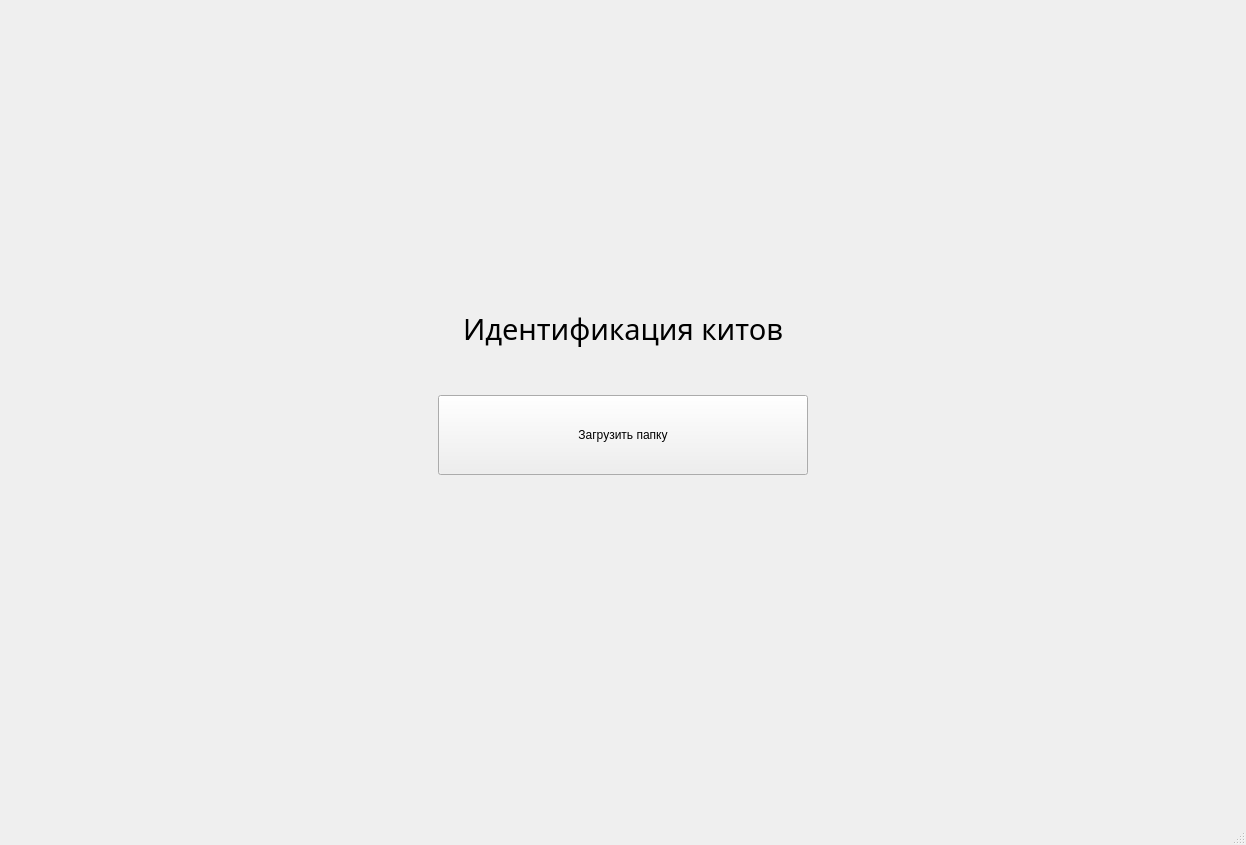
<?xml version="1.0" encoding="UTF-8"?>
<ui version="4.0">
 <class>MainWindow</class>
 <widget class="QMainWindow" name="MainWindow">
  <property name="geometry">
   <rect>
    <x>0</x>
    <y>0</y>
    <width>1246</width>
    <height>845</height>
   </rect>
  </property>
  <property name="windowTitle">
   <string>MainWindow</string>
  </property>
  <widget class="QWidget" name="centralwidget">
   <property name="layoutDirection">
    <enum>Qt::LeftToRight</enum>
   </property>
   <property name="autoFillBackground">
    <bool>false</bool>
   </property>
   <layout class="QVBoxLayout" name="verticalLayout" stretch="0,0,0,0,0,0,0">
    <property name="sizeConstraint">
     <enum>QLayout::SetDefaultConstraint</enum>
    </property>
    <item>
     <spacer name="verticalSpacer_4">
      <property name="orientation">
       <enum>Qt::Vertical</enum>
      </property>
      <property name="sizeHint" stdset="0">
       <size>
        <width>20</width>
        <height>40</height>
       </size>
      </property>
     </spacer>
    </item>
    <item>
     <widget class="QLabel" name="main_text">
      <property name="font">
       <font>
        <family>Dubai</family>
        <pointsize>22</pointsize>
       </font>
      </property>
      <property name="text">
       <string>Идентификация китов</string>
      </property>
      <property name="textFormat">
       <enum>Qt::RichText</enum>
      </property>
      <property name="alignment">
       <set>Qt::AlignCenter</set>
      </property>
      <property name="wordWrap">
       <bool>true</bool>
      </property>
     </widget>
    </item>
    <item>
     <spacer name="verticalSpacer_2">
      <property name="orientation">
       <enum>Qt::Vertical</enum>
      </property>
      <property name="sizeType">
       <enum>QSizePolicy::Fixed</enum>
      </property>
      <property name="sizeHint" stdset="0">
       <size>
        <width>20</width>
        <height>40</height>
       </size>
      </property>
     </spacer>
    </item>
    <item>
     <layout class="QHBoxLayout" name="horizontalLayout" stretch="0,0,0">
      <property name="spacing">
       <number>2</number>
      </property>
      <property name="sizeConstraint">
       <enum>QLayout::SetNoConstraint</enum>
      </property>
      <item>
       <spacer name="horizontalSpacer_3">
        <property name="orientation">
         <enum>Qt::Horizontal</enum>
        </property>
        <property name="sizeType">
         <enum>QSizePolicy::Preferred</enum>
        </property>
        <property name="sizeHint" stdset="0">
         <size>
          <width>40</width>
          <height>20</height>
         </size>
        </property>
       </spacer>
      </item>
      <item>
       <widget class="QPushButton" name="upload">
        <property name="enabled">
         <bool>true</bool>
        </property>
        <property name="sizePolicy">
         <sizepolicy hsizetype="Minimum" vsizetype="Minimum">
          <horstretch>143</horstretch>
          <verstretch>57</verstretch>
         </sizepolicy>
        </property>
        <property name="minimumSize">
         <size>
          <width>370</width>
          <height>80</height>
         </size>
        </property>
        <property name="maximumSize">
         <size>
          <width>370</width>
          <height>80</height>
         </size>
        </property>
        <property name="baseSize">
         <size>
          <width>410</width>
          <height>256</height>
         </size>
        </property>
        <property name="text">
         <string>Загрузить папку</string>
        </property>
       </widget>
      </item>
      <item>
       <spacer name="horizontalSpacer_4">
        <property name="orientation">
         <enum>Qt::Horizontal</enum>
        </property>
        <property name="sizeType">
         <enum>QSizePolicy::Preferred</enum>
        </property>
        <property name="sizeHint" stdset="0">
         <size>
          <width>40</width>
          <height>20</height>
         </size>
        </property>
       </spacer>
      </item>
     </layout>
    </item>
    <item>
     <spacer name="verticalSpacer_3">
      <property name="orientation">
       <enum>Qt::Vertical</enum>
      </property>
      <property name="sizeType">
       <enum>QSizePolicy::Fixed</enum>
      </property>
      <property name="sizeHint" stdset="0">
       <size>
        <width>20</width>
        <height>20</height>
       </size>
      </property>
     </spacer>
    </item>
    <item>
     <layout class="QHBoxLayout" name="horizontalLayout_2">
      <item>
       <spacer name="horizontalSpacer">
        <property name="orientation">
         <enum>Qt::Horizontal</enum>
        </property>
        <property name="sizeType">
         <enum>QSizePolicy::Preferred</enum>
        </property>
        <property name="sizeHint" stdset="0">
         <size>
          <width>40</width>
          <height>20</height>
         </size>
        </property>
       </spacer>
      </item>
      <item>
       <spacer name="horizontalSpacer_2">
        <property name="orientation">
         <enum>Qt::Horizontal</enum>
        </property>
        <property name="sizeType">
         <enum>QSizePolicy::Preferred</enum>
        </property>
        <property name="sizeHint" stdset="0">
         <size>
          <width>40</width>
          <height>20</height>
         </size>
        </property>
       </spacer>
      </item>
     </layout>
    </item>
    <item>
     <spacer name="verticalSpacer">
      <property name="orientation">
       <enum>Qt::Vertical</enum>
      </property>
      <property name="sizeType">
       <enum>QSizePolicy::Expanding</enum>
      </property>
      <property name="sizeHint" stdset="0">
       <size>
        <width>20</width>
        <height>40</height>
       </size>
      </property>
     </spacer>
    </item>
   </layout>
  </widget>
  <widget class="QMenuBar" name="menubar">
   <property name="geometry">
    <rect>
     <x>0</x>
     <y>0</y>
     <width>1246</width>
     <height>26</height>
    </rect>
   </property>
  </widget>
  <widget class="QStatusBar" name="statusbar"/>
 </widget>
 <resources/>
 <connections/>
</ui>
